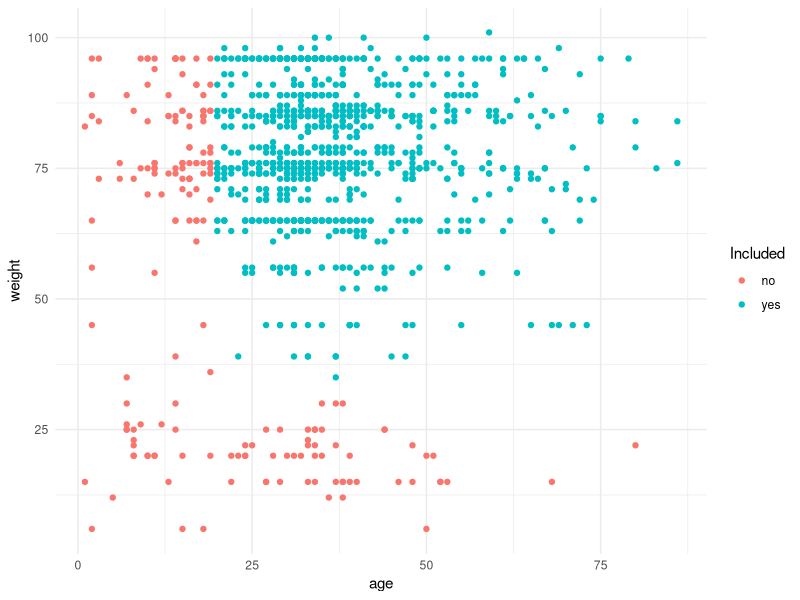

Write R code to recreate this figure.
## ---- chunk 1
knitr::opts_chunk$set(echo = FALSE)
library(tidyverse)
library(kableExtra)
knitr::opts_knit$set(root.dir = here::here()) #root dir for file to project root dir


## ---- chunk 2
death_cases <- read_csv("data/01_death_cases.csv")
recovered_cases <- read_csv("data/01_recovered_cases.csv")
under_treatment_cases <- read_csv("data/01_under_treatment_cases.csv")
all_cases<- death_cases %>%
  mutate(birth_date=as.double(birth_date))%>%
  full_join(recovered_cases)%>%
  full_join(under_treatment_cases)
## ---- chunk 3
all_cases %>%
  head(8) %>%
  kbl("html") %>%
  kable_paper() %>%
  scroll_box(width = "1000px")
## ---- chunk 4
knitr::include_graphics("flow_chart.png", error = FALSE)
## ---- chunk 5
all_cases %>%
  mutate(Included = ifelse((age >= 20 & weight >= 35), yes="yes", no="no")) %>%
  ggplot(aes(x = age, y = weight, col=Included)) +
  geom_point() +
  theme_minimal()
## ---- chunk 6
y <- data.frame(changes = c(
  "Removed special characters from variable names" , 
  "Greedy cleanup of binary variables",
  "Blood type had non-conforming entries which were set to NA", 
  "Birth dates of other than 4 numbers were set to NA",  
  "Only include women > 20 years, as they are the primary risk group",  
  "Remove abnormal attribute combinations", 
  "Remove singular columns (with only one value for all samples)"))

x <- knitr::kable(y, "html", col.names = NULL) %>%
  kable_styling(font_size = 23) %>%
  pack_rows("Column names",1,1) %>%
  pack_rows("Variable values",2,4) %>%
  pack_rows("Filter out samples",5,6) %>%
  pack_rows("Removing columns", 7,7)

x
## ---- chunk 7
y <- data.frame(changes = c(
  "Categorical variables as factor",
  "Explicit values for categorical variables",
  "Age at treatment",
  "Normalised numerical variables"))

x <- knitr::kable(y, "html", col.names = NULL) %>%
  kable_styling(font_size = 23) %>%
  pack_rows("Values changed",1,2) %>%
  pack_rows("Adding columns",3,4) 

x
## ---- chunk 8
knitr::include_graphics("../results/04_analysis_barchart_categorical_education_to_heartmedicine.png", error = F)
## ---- chunk 9
knitr::include_graphics("../results/04_analysis_barchart_categorical_gallmedicine_to_condition.png", error = F)
## ---- chunk 10

knitr::include_graphics("../results/04_analysis_densitograms_on_condition.png", 
  error = F)
## ---- chunk 11

knitr::include_graphics("../results/06_MCA_contour_conditions.png", 
  error = F)
## ---- chunk 12

knitr::include_graphics("../results/06_MCA_supImp_rotation.png", 
  error = F)
## ---- chunk 13

knitr::include_graphics("../results/05_heatmap_binary.png", 
  error = F)
## ---- chunk 14

knitr::include_graphics("../results/05_heatmap_numeric.png", 
  error = F)
## ---- chunk 15
redMod_tumor = read.csv("results/08_Model_performance_condition.csv")

redMod_tumor %>%
  pivot_wider(names_from = "term", values_from = "estimate") %>%
  select(-class) %>%
  mutate(across(-model, function(x) str_c(round(x*100),"%"))) %>%
  rename_with(.fn = function(x) str_replace(x, "_", " ") %>% str_to_sentence()) %>%
  kbl("html") %>%
  kable_minimal() %>%
  kable_styling(font_size = 20) %>%
  footnote(general = "Positive class = Death",
           fixed_small_size = TRUE)

## ---- chunk 16
knitr::include_graphics("app_screenshot.png", 
  error = F)
## ---- chunk 17

knitr::include_graphics("../results/06_MCA_contour_tumorType.png", 
  error = F)
## ---- chunk 18
redMod_tumor = read.csv("results/07_Model_performance_tumor.csv")

redMod_tumor %>%
  pivot_wider(names_from = "term", values_from = "estimate") %>%
  select(-class) %>%
  mutate(across(-model, function(x) str_c(round(x*100),"%"))) %>%
  kbl("html") %>%
  kable_minimal() %>%
    kable_styling(font_size = 20) %>%
  footnote(general= "Positive class = Malignant",
           fixed_small_size = TRUE)
